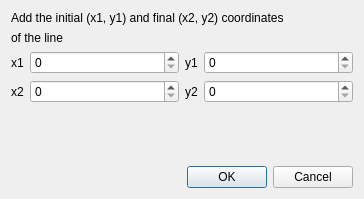
<?xml version="1.0" encoding="UTF-8"?>
<ui version="4.0">
 <class>Dialog</class>
 <widget class="QDialog" name="Dialog">
  <property name="geometry">
   <rect>
    <x>0</x>
    <y>0</y>
    <width>364</width>
    <height>199</height>
   </rect>
  </property>
  <property name="windowTitle">
   <string>Line</string>
  </property>
  <layout class="QVBoxLayout" name="verticalLayout" stretch="0,0,0,100,0">
   <item>
    <widget class="QLabel" name="message1Label">
     <property name="text">
      <string>Add the initial (x1, y1) and final (x2, y2) coordinates</string>
     </property>
    </widget>
   </item>
   <item>
    <widget class="QLabel" name="message2Label">
     <property name="text">
      <string>of the line</string>
     </property>
    </widget>
   </item>
   <item>
    <layout class="QGridLayout" name="addPoinstLineGridLayout" columnstretch="0,100,0,100" columnminimumwidth="0,100,0,100">
     <item row="0" column="0">
      <widget class="QLabel" name="x1Label">
       <property name="text">
        <string>x1</string>
       </property>
      </widget>
     </item>
     <item row="0" column="1">
      <widget class="QSpinBox" name="x1SpinBox"/>
     </item>
     <item row="0" column="2">
      <widget class="QLabel" name="y1Label">
       <property name="text">
        <string>y1</string>
       </property>
      </widget>
     </item>
     <item row="0" column="3">
      <widget class="QSpinBox" name="y1SpinBox"/>
     </item>
     <item row="1" column="0">
      <widget class="QLabel" name="x2Label">
       <property name="text">
        <string>x2</string>
       </property>
      </widget>
     </item>
     <item row="1" column="1">
      <widget class="QSpinBox" name="x2SpinBox"/>
     </item>
     <item row="1" column="2">
      <widget class="QLabel" name="y2Label">
       <property name="text">
        <string>y2</string>
       </property>
      </widget>
     </item>
     <item row="1" column="3">
      <widget class="QSpinBox" name="y2SpinBox"/>
     </item>
    </layout>
   </item>
   <item>
    <widget class="QWidget" name="widget" native="true"/>
   </item>
   <item>
    <widget class="QDialogButtonBox" name="buttonBox">
     <property name="orientation">
      <enum>Qt::Horizontal</enum>
     </property>
     <property name="standardButtons">
      <set>QDialogButtonBox::Cancel|QDialogButtonBox::Ok</set>
     </property>
    </widget>
   </item>
  </layout>
 </widget>
 <resources/>
 <connections>
  <connection>
   <sender>buttonBox</sender>
   <signal>accepted()</signal>
   <receiver>Dialog</receiver>
   <slot>accept()</slot>
   <hints>
    <hint type="sourcelabel">
     <x>248</x>
     <y>254</y>
    </hint>
    <hint type="destinationlabel">
     <x>157</x>
     <y>274</y>
    </hint>
   </hints>
  </connection>
  <connection>
   <sender>buttonBox</sender>
   <signal>rejected()</signal>
   <receiver>Dialog</receiver>
   <slot>reject()</slot>
   <hints>
    <hint type="sourcelabel">
     <x>316</x>
     <y>260</y>
    </hint>
    <hint type="destinationlabel">
     <x>286</x>
     <y>274</y>
    </hint>
   </hints>
  </connection>
 </connections>
</ui>
